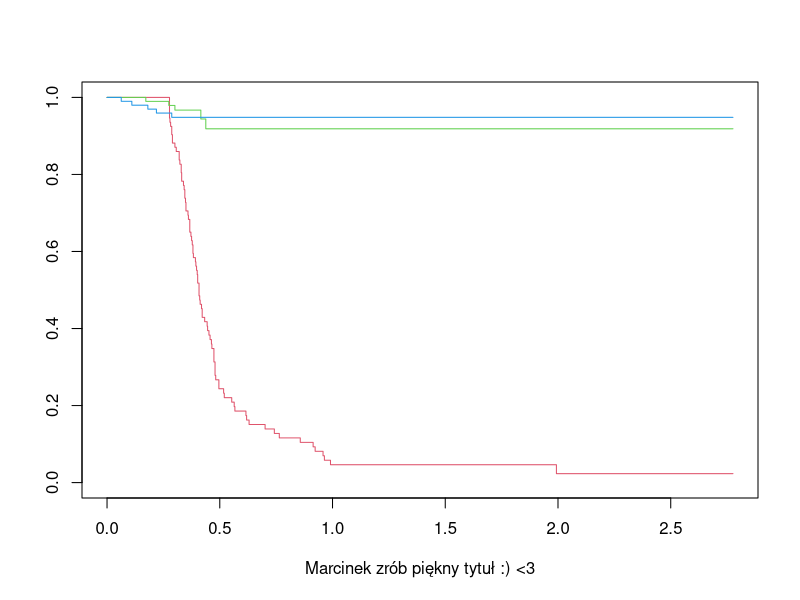
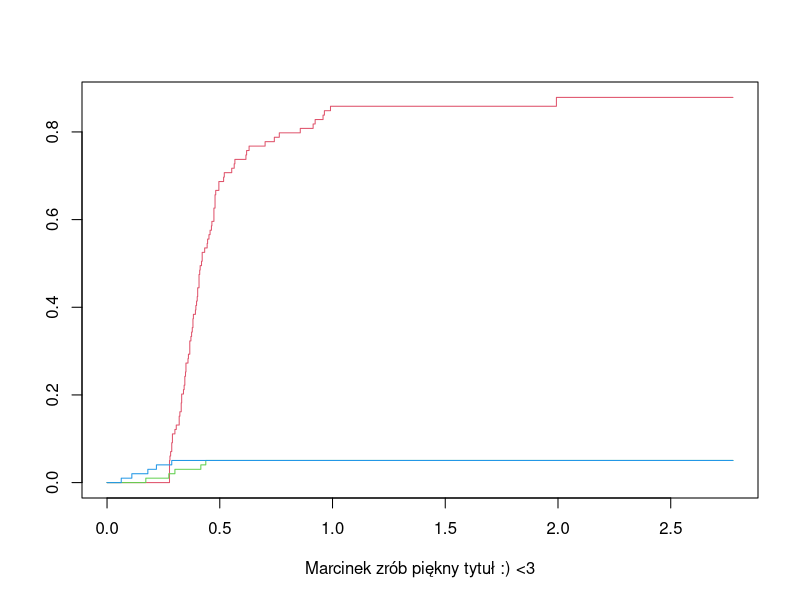
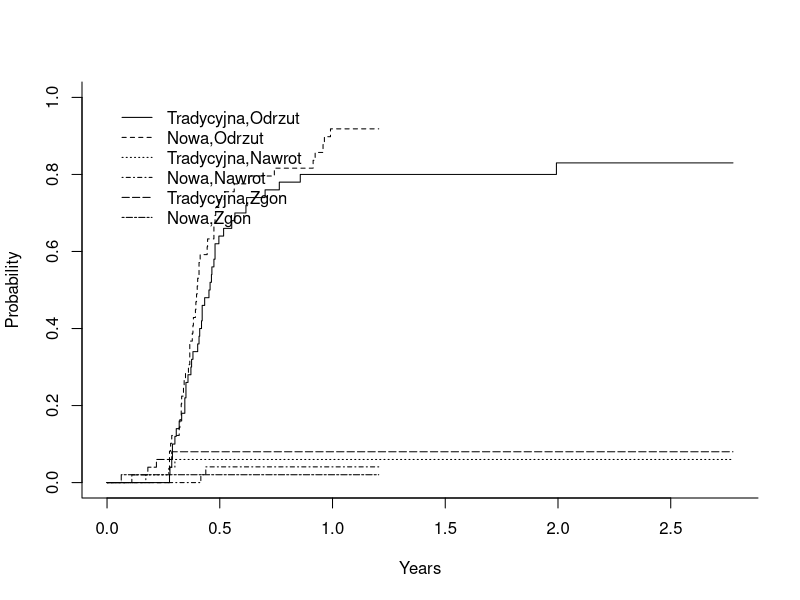
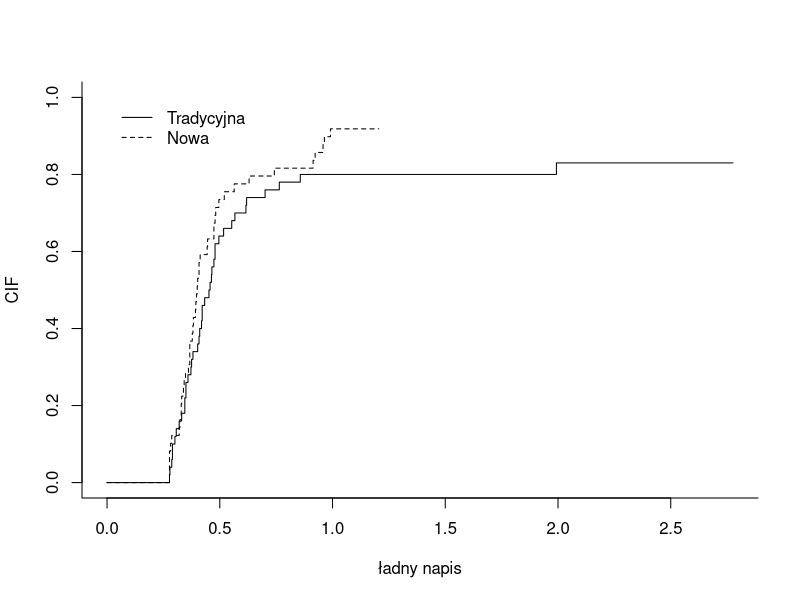
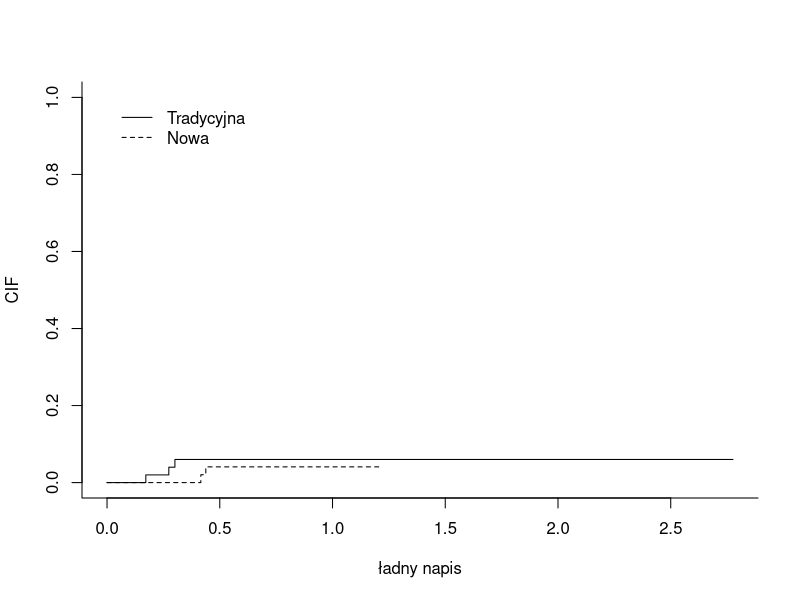
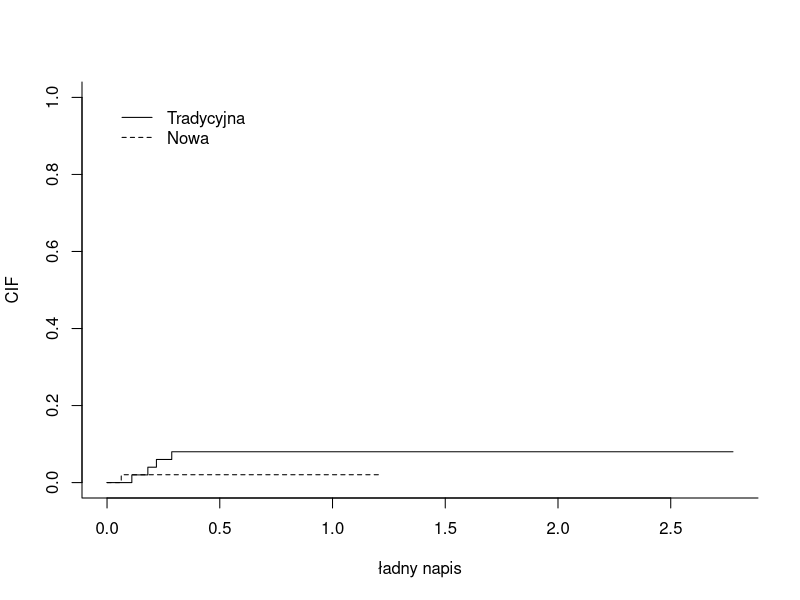
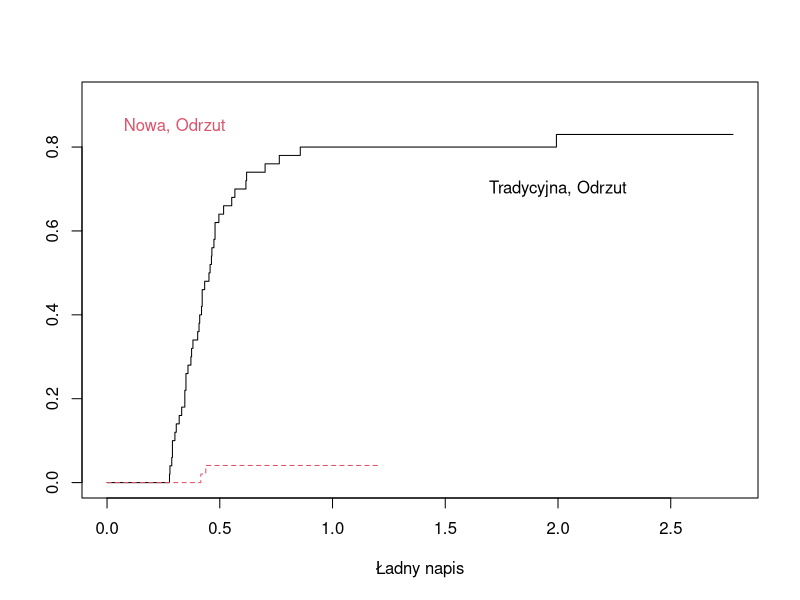
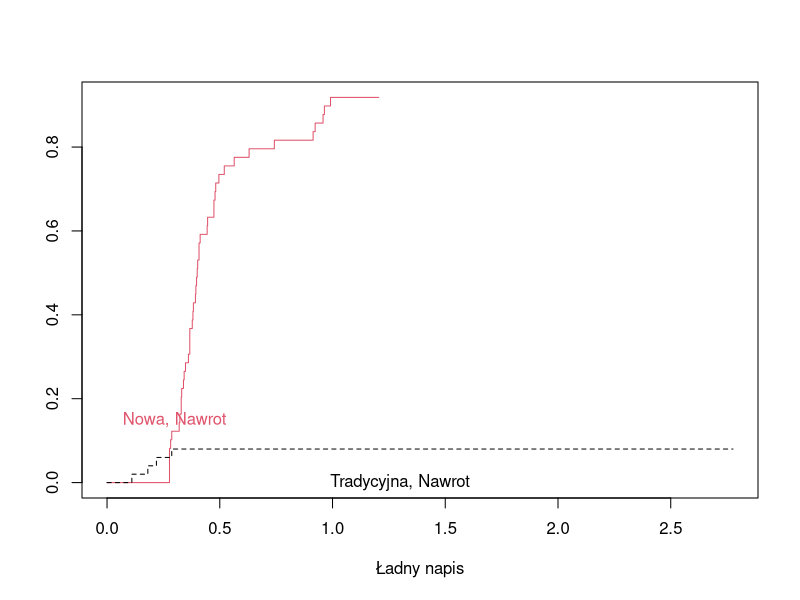

Reproduce these figures in R, in order.
dane <- read.csv("bmt.csv")


dane.red <- data.frame(dane, event=ifelse(dane$first_e==0,0,1), odrzut=ifelse(dane$first_e==1,1,0), 
                       nawrot=ifelse(dane$first_e==2,1,0), zgon=ifelse(dane$first_e==3,1,0))

#install.packages("cmprsk")
library(cmprsk)

# Najpierw użyjemy metody K-M dla poszczegolnych typów zdarzeń. 
odrzut_KM <- survfit(Surv(first_t, first_e==1)~1, data = dane.red)
nawrot_KM <- survfit(Surv(first_t, first_e==2)~1, data = dane.red)
zgon_KM <- survfit(Surv(first_t, first_e==3)~1, data = dane.red)

plot(odrzut_KM, mark.time=FALSE, conf.int=FALSE, col=2, xscale=1, xlab="Marcinek zrób piękny tytuł :) <3")
lines(nawrot_KM, mark.time=FALSE, conf.int=FALSE, col=3)
lines(zgon_KM, mark.time=FALSE, conf.int=FALSE, col=4)
#Krzywe K-M wyglądaja nieciekawie, ponieważ ten estymator zdarzenia innych typów traktuje jako cenzurowania.
#liczności poszczególnych zdarzeń
sum(dane.red$nawrot)
sum(dane.red$zgon)
sum(dane.red$odrzut)
#Mało zdarzeń typów 2 i 3, 86% zdarzeń to odrzut.

#Szacowanie funkcji sub-dystrybuanty 
ci <- survfit(Surv(first_t, first_e, type="mstate")~1, data = dane.red)

plot(ci, mark.time=FALSE, conf.int=FALSE, col=c(2,3,4) , xscale=1, xlab="Marcinek zrób piękny tytuł :) <3")

#oszacowanie sub-dystrybuant przy pomocy testu Gray'a. Zilustrujemy tę możliwość rozważająć grupy zdefiniowane
#dwiema metodami pobierania komórek (z krwi obwodowej oraz miednicy).
attach(dane.red)
ci.trt <- cuminc(first_t, first_e, group=trt)
print.cuminc(ci.trt)
print(ci.trt, ntp=2) #to samo tylko skrócona wersja
#Wyniki testu wskazują na brak istotnych różnic między sub-dystrybuantami dla metody leczenia 
#dla kolejnych typów zdarzeń. 

plot(ci.trt, curvlab=c("Tradycyjna,Odrzut", "Nowa,Odrzut", "Tradycyjna,Nawrot", "Nowa,Nawrot", "Tradycyjna,Zgon", "Nowa,Zgon"))
#Marcin zrób ładnie ten wykres :D 

str(ci.trt)

odrzut.trt <- list(ci.trt$"0 1", ci.trt$"1 1")
plot.cuminc(odrzut.trt, curvlab=c("Tradycyjna", "Nowa"), lty=1:2, xlab="ładny napis", ylab="CIF")

nawrot.trt <- list(ci.trt$"0 2", ci.trt$"1 2")
plot.cuminc(nawrot.trt, curvlab=c("Tradycyjna", "Nowa"), lty=1:2, xlab="ładny napis", ylab="CIF")

zgon.trt <- list(ci.trt$"0 3", ci.trt$"1 3")
plot.cuminc(zgon.trt, curvlab=c("Tradycyjna", "Nowa"), lty=1:2, xlab="ładny napis", ylab="CIF")
# a teraz patrz - będzie prościej! :D 

#Szacujemy sub-dystrybuanty:
ci.sfit <- survfit(Surv(first_t, event)~trt, etype=first_e, data=dane.red)
plot(ci.sfit, lty=c(1,0,0,2,0,0), col=1:2, mark.time=F, conf.int=F, xscale=1, xlab="Ładny napis")
text(2, 0.7,"Tradycyjna, Odrzut", col=1)
text(0.3, 0.85,"Nowa, Odrzut", col=2)

plot(ci.sfit, lty=c(0,1,0,0,2,0), col=1:2, mark.time=F, conf.int=F, xscale=1, xlab="Ładny napis")
text(1.3, 0,"Tradycyjna, Nawrot", col=1)
text(0.3, 0.15,"Nowa, Nawrot", col=2)

plot(ci.sfit, lty=c(0,0,1,0,0,2), col=1:2, mark.time=F, conf.int=F, xscale=1, xlab="Ładny napis")
text(0.6, 0.18,"Tradycyjna, Zgon", col=1)
text(1.7, 0,"Nowa, Zgon", col=2)
